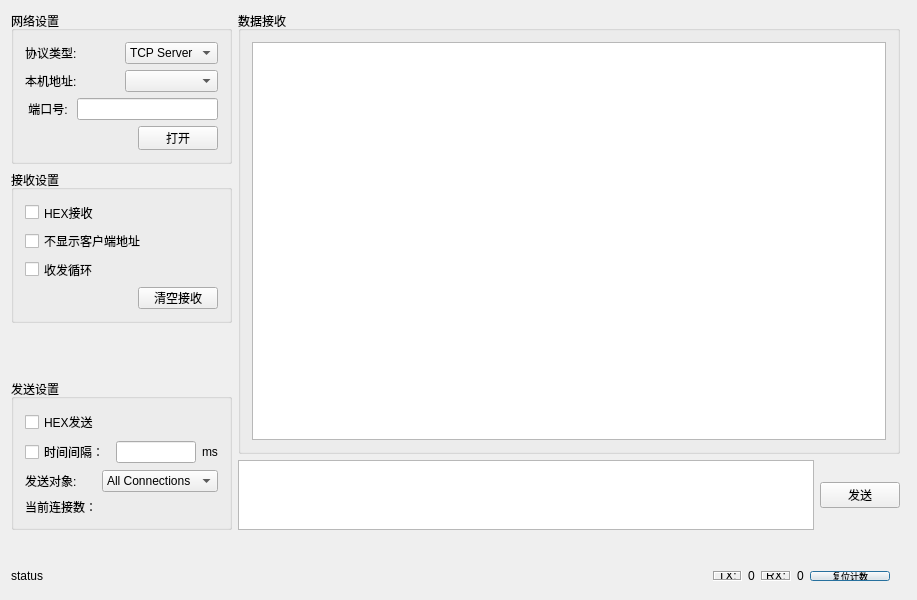
<?xml version="1.0" encoding="UTF-8"?>
<ui version="4.0">
 <class>Dialog</class>
 <widget class="QDialog" name="Dialog">
  <property name="geometry">
   <rect>
    <x>0</x>
    <y>0</y>
    <width>917</width>
    <height>600</height>
   </rect>
  </property>
  <property name="windowTitle">
   <string>TCP服务器</string>
  </property>
  <widget class="QWidget" name="layoutWidget">
   <property name="geometry">
    <rect>
     <x>0</x>
     <y>560</y>
     <width>901</width>
     <height>32</height>
    </rect>
   </property>
   <layout class="QHBoxLayout" name="horizontalLayout_10" stretch="1,0">
    <item>
     <widget class="QLabel" name="status">
      <property name="text">
       <string>status</string>
      </property>
     </widget>
    </item>
    <item>
     <layout class="QHBoxLayout" name="horizontalLayout_9">
      <item>
       <layout class="QHBoxLayout" name="horizontalLayout_8">
        <item>
         <widget class="QLabel" name="label_3">
          <property name="frameShape">
           <enum>QFrame::Box</enum>
          </property>
          <property name="frameShadow">
           <enum>QFrame::Sunken</enum>
          </property>
          <property name="text">
           <string>TX:</string>
          </property>
         </widget>
        </item>
        <item>
         <widget class="QLabel" name="tx_num">
          <property name="text">
           <string>0</string>
          </property>
         </widget>
        </item>
        <item>
         <widget class="QLabel" name="label_8">
          <property name="frameShape">
           <enum>QFrame::Box</enum>
          </property>
          <property name="frameShadow">
           <enum>QFrame::Sunken</enum>
          </property>
          <property name="text">
           <string>RX:</string>
          </property>
         </widget>
        </item>
        <item>
         <widget class="QLabel" name="rx_num">
          <property name="text">
           <string>0</string>
          </property>
         </widget>
        </item>
       </layout>
      </item>
      <item>
       <widget class="QPushButton" name="reset_count">
        <property name="sizePolicy">
         <sizepolicy hsizetype="Fixed" vsizetype="Fixed">
          <horstretch>0</horstretch>
          <verstretch>0</verstretch>
         </sizepolicy>
        </property>
        <property name="font">
         <font>
          <family>04b_21</family>
          <pointsize>7</pointsize>
         </font>
        </property>
        <property name="text">
         <string>复位计数</string>
        </property>
       </widget>
      </item>
     </layout>
    </item>
   </layout>
  </widget>
  <widget class="QWidget" name="">
   <property name="geometry">
    <rect>
     <x>0</x>
     <y>0</y>
     <width>911</width>
     <height>541</height>
    </rect>
   </property>
   <layout class="QHBoxLayout" name="horizontalLayout_12" stretch="1,3">
    <item>
     <layout class="QVBoxLayout" name="verticalLayout_3">
      <item>
       <widget class="QGroupBox" name="groupBox">
        <property name="title">
         <string>网络设置</string>
        </property>
        <layout class="QGridLayout" name="gridLayout">
         <item row="1" column="0" colspan="2">
          <layout class="QHBoxLayout" name="horizontalLayout_4">
           <item>
            <widget class="QLabel" name="label_5">
             <property name="text">
              <string>本机地址:</string>
             </property>
            </widget>
           </item>
           <item>
            <widget class="QComboBox" name="comboBox_host"/>
           </item>
          </layout>
         </item>
         <item row="2" column="0" colspan="2">
          <layout class="QHBoxLayout" name="horizontalLayout_5">
           <item>
            <widget class="QLabel" name="label_7">
             <property name="text">
              <string> 端口号: </string>
             </property>
            </widget>
           </item>
           <item>
            <widget class="QLineEdit" name="lineEdit_port"/>
           </item>
          </layout>
         </item>
         <item row="3" column="0">
          <spacer name="horizontalSpacer_2">
           <property name="orientation">
            <enum>Qt::Horizontal</enum>
           </property>
           <property name="sizeHint" stdset="0">
            <size>
             <width>64</width>
             <height>20</height>
            </size>
           </property>
          </spacer>
         </item>
         <item row="3" column="1">
          <widget class="QPushButton" name="pushButton_open">
           <property name="text">
            <string>打开</string>
           </property>
          </widget>
         </item>
         <item row="0" column="0" colspan="2">
          <layout class="QHBoxLayout" name="horizontalLayout_2">
           <item>
            <widget class="QLabel" name="label_6">
             <property name="text">
              <string>协议类型:</string>
             </property>
            </widget>
           </item>
           <item>
            <widget class="QComboBox" name="comboBox_type">
             <item>
              <property name="text">
               <string>TCP Server</string>
              </property>
             </item>
             <item>
              <property name="text">
               <string>TCP Client</string>
              </property>
             </item>
             <item>
              <property name="text">
               <string>UDP</string>
              </property>
             </item>
            </widget>
           </item>
          </layout>
         </item>
        </layout>
       </widget>
      </item>
      <item>
       <widget class="QGroupBox" name="groupBox_2">
        <property name="title">
         <string>接收设置</string>
        </property>
        <layout class="QVBoxLayout" name="verticalLayout_2">
         <item>
          <widget class="QCheckBox" name="hexCheckBox">
           <property name="text">
            <string>HEX接收 </string>
           </property>
          </widget>
         </item>
         <item>
          <widget class="QCheckBox" name="addrCheckBox">
           <property name="text">
            <string>不显示客户端地址   </string>
           </property>
          </widget>
         </item>
         <item>
          <widget class="QCheckBox" name="circleCheckBox">
           <property name="text">
            <string>收发循环</string>
           </property>
          </widget>
         </item>
         <item>
          <layout class="QHBoxLayout" name="horizontalLayout_11">
           <item>
            <spacer name="horizontalSpacer">
             <property name="orientation">
              <enum>Qt::Horizontal</enum>
             </property>
             <property name="sizeHint" stdset="0">
              <size>
               <width>40</width>
               <height>20</height>
              </size>
             </property>
            </spacer>
           </item>
           <item>
            <widget class="QPushButton" name="clearBtn">
             <property name="text">
              <string>清空接收</string>
             </property>
            </widget>
           </item>
          </layout>
         </item>
        </layout>
       </widget>
      </item>
      <item>
       <spacer name="verticalSpacer">
        <property name="orientation">
         <enum>Qt::Vertical</enum>
        </property>
        <property name="sizeType">
         <enum>QSizePolicy::Fixed</enum>
        </property>
        <property name="sizeHint" stdset="0">
         <size>
          <width>20</width>
          <height>50</height>
         </size>
        </property>
       </spacer>
      </item>
      <item>
       <widget class="QGroupBox" name="groupBox_3">
        <property name="title">
         <string>发送设置</string>
        </property>
        <layout class="QVBoxLayout" name="verticalLayout">
         <item>
          <widget class="QCheckBox" name="hexCheckBox_tx">
           <property name="text">
            <string>HEX发送 </string>
           </property>
          </widget>
         </item>
         <item>
          <layout class="QHBoxLayout" name="horizontalLayout">
           <item>
            <widget class="QCheckBox" name="loopCheckBox">
             <property name="text">
              <string>时间间隔：</string>
             </property>
            </widget>
           </item>
           <item>
            <widget class="QLineEdit" name="periodLineEdit"/>
           </item>
           <item>
            <widget class="QLabel" name="label_4">
             <property name="text">
              <string>ms</string>
             </property>
            </widget>
           </item>
          </layout>
         </item>
         <item>
          <layout class="QHBoxLayout" name="horizontalLayout_6">
           <item>
            <widget class="QLabel" name="label_2">
             <property name="text">
              <string>发送对象:</string>
             </property>
            </widget>
           </item>
           <item>
            <widget class="QComboBox" name="objectBox">
             <item>
              <property name="text">
               <string>All Connections</string>
              </property>
             </item>
            </widget>
           </item>
          </layout>
         </item>
         <item>
          <layout class="QHBoxLayout" name="horizontalLayout_7">
           <item>
            <widget class="QLabel" name="label">
             <property name="text">
              <string>当前连接数：</string>
             </property>
            </widget>
           </item>
           <item>
            <widget class="QLabel" name="num">
             <property name="text">
              <string/>
             </property>
            </widget>
           </item>
          </layout>
         </item>
        </layout>
       </widget>
      </item>
     </layout>
    </item>
    <item>
     <layout class="QVBoxLayout" name="verticalLayout_4" stretch="7,1">
      <property name="spacing">
       <number>6</number>
      </property>
      <item>
       <widget class="QGroupBox" name="groupBox_4">
        <property name="title">
         <string>数据接收</string>
        </property>
        <layout class="QGridLayout" name="gridLayout_2">
         <property name="sizeConstraint">
          <enum>QLayout::SetMinimumSize</enum>
         </property>
         <item row="0" column="0">
          <widget class="QTextBrowser" name="msg"/>
         </item>
        </layout>
       </widget>
      </item>
      <item>
       <layout class="QHBoxLayout" name="horizontalLayout_3">
        <property name="sizeConstraint">
         <enum>QLayout::SetDefaultConstraint</enum>
        </property>
        <item>
         <widget class="QTextEdit" name="sendMsg">
          <property name="sizePolicy">
           <sizepolicy hsizetype="Expanding" vsizetype="Expanding">
            <horstretch>0</horstretch>
            <verstretch>0</verstretch>
           </sizepolicy>
          </property>
         </widget>
        </item>
        <item>
         <widget class="QPushButton" name="sendBtn">
          <property name="sizePolicy">
           <sizepolicy hsizetype="Fixed" vsizetype="Fixed">
            <horstretch>0</horstretch>
            <verstretch>0</verstretch>
           </sizepolicy>
          </property>
          <property name="text">
           <string>发送</string>
          </property>
         </widget>
        </item>
       </layout>
      </item>
     </layout>
    </item>
   </layout>
  </widget>
 </widget>
 <layoutdefault spacing="6" margin="11"/>
 <resources/>
 <connections/>
</ui>
